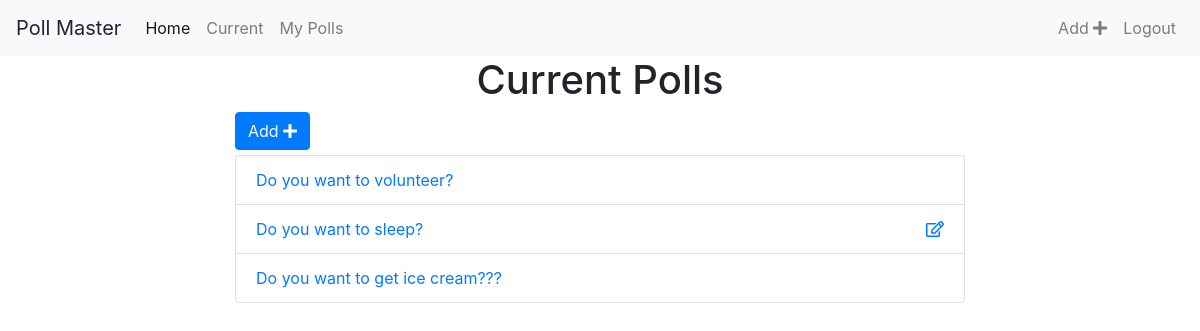
The app's page /polls/list/ (signed in) with its own data.
### polls/models.py (models this page shows, shortened)
class Poll(models.Model):
    owner = models.ForeignKey(User, on_delete=models.CASCADE, default=1)
    question_text = models.CharField(max_length=200)
    pub_date = models.DateField()
    def __str__(self):
        return self.question_text

### polls/views.py (the view)
# urls.py: path('list/', views.polls_list, name="list"),
@login_required
def polls_list(request):
    polls = Poll.objects.all()
    context = {'polls': polls}
    return render(request, 'polls_list.html', context)

### polls/templates/polls_list.html (shortened to what this page needs)
{% extends 'base.html' %}
{% block content %}
<div class="container">
  <h1 class='text-center'>Current Polls</h1>
  <div class="row">
    <div class="col-sm-8 offset-sm-2">
      <a href="{% url 'polls:add' %}" class="btn btn-primary" style="margin-bottom: 5px">Add <i class="fas fa-plus"></i> </a>
      <div class="list-group">
        {% for poll in polls %}
          <li class="list-group-item">
             <a href="{% url 'polls:detail' poll.id %}">{{ poll }}</a>
             {% if request.user == poll.owner %}
               <a href="{% url 'polls:edit_poll' poll.id %}" class='float-right'><i class="far fa-edit"></i></a>
             {% endif %}
           </li>
        {% endfor %}
      </div>
    </div>
</div>
{% endblock %}

### records on screen
Poll: question_text "Do you want to volunteer?"
Poll: question_text "Do you want to sleep?"
Poll: question_text "Do you want to get ice cream???"
